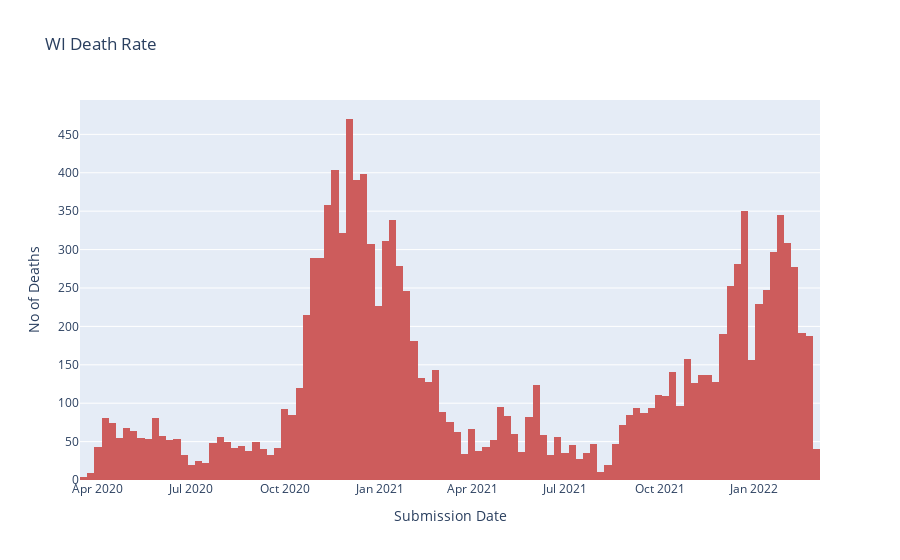

Notebook code cell kept with this figure:
### Code cell
#function to calculate and plot death rate
death_rate(df3,state)

### Figure 1 — Plotly figure (JSON) as saved in the notebook; plotly's stock layout.template omitted (floating-point values rounded to 4 significant figures; data arrays with more than 128 entries replaced by an {"elided": "..."} marker saying what was removed)
{"data": [{"alignmentgroup": "True", "bingroup": "x", "histfunc": "sum", "hovertemplate": "submission_date=%{x}<br>sum of death_rate=%{y}<extra></extra>", "legendgroup": "", "marker": {"color": "indianred", "pattern": {"shape": ""}}, "name": "", "nbinsx": 200, "offsetgroup": "", "orientation": "v", "showlegend": false, "type": "histogram", "x": {"elided": "769 str values"}, "xaxis": "x", "y": {"elided": "769 int values"}, "yaxis": "y"}], "layout": {"barmode": "relative", "legend": {"tracegroupgap": 0}, "title": {"text": "WI Death Rate"}, "xaxis": {"anchor": "y", "domain": [0, 1], "title": {"text": "Submission Date"}}, "yaxis": {"anchor": "x", "domain": [0, 1], "title": {"text": "No of Deaths"}}}}
